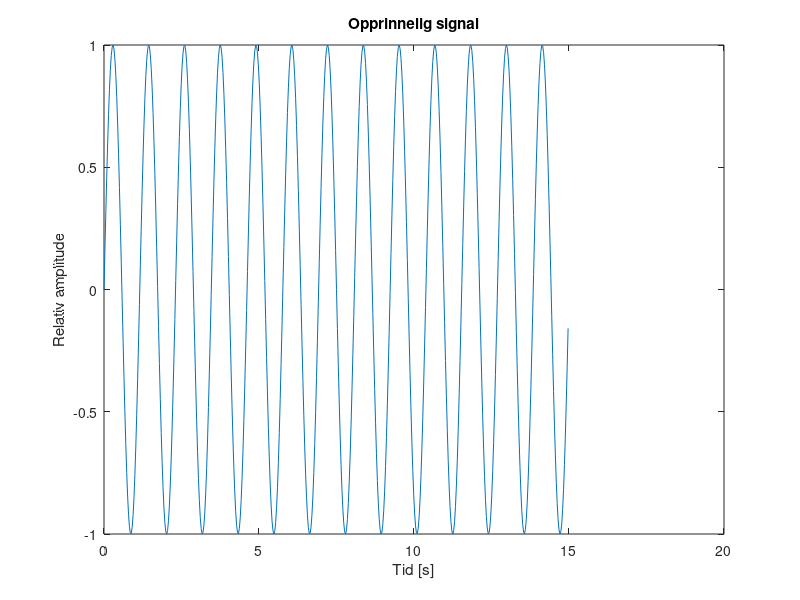
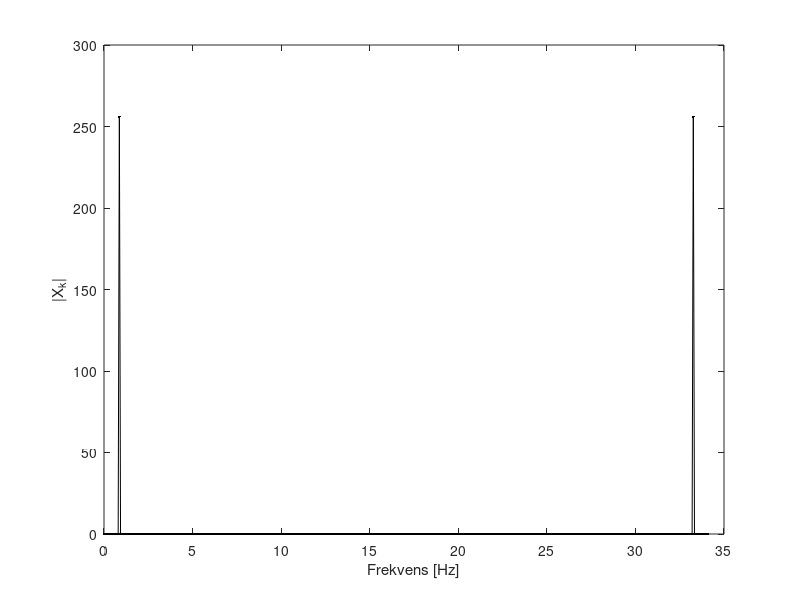

Recreate these plots in MATLAB, in order.
clear all;

tmin = 0.0;
tmax = 15.0;
N = 512;
t = linspace(tmin, tmax*(N-1)/N, N);

f = sin(((2*pi*13)/tmax)*t);
%f = 0.7*sin(2*pi*50*t) + cos(2*pi*120*t);

plot(t, f)
title('Opprinnelig signal')
xlabel('Tid [s]')
ylabel('Relativ amplitude')

z = fft(f);
deltaF = 1.0/(tmax-tmin);

for i = 1:N
    F(i) = deltaF*(i-1);
end

figure;
plot(F, abs(z), '.-k')
xlabel('Frekvens [Hz]')
ylabel('|X_k|')